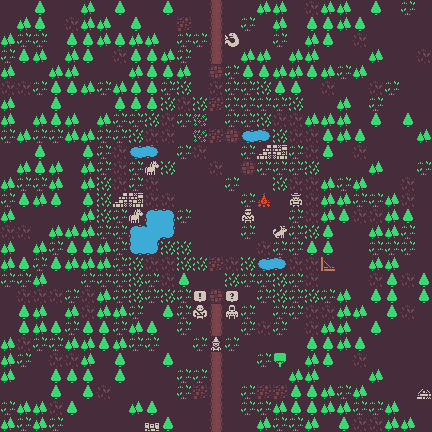

Below is a game level as drawn by its tile map, then a one-line description and the .tmx that defines it (tile-layer data replaced by summaries):
An orthogonal 27x27 tile map with 16x16 px tiles, 1 tile layer (Warstwa Kafelków 1).

<map version="1.2" tiledversion="1.2.4" orientation="orthogonal" renderorder="right-up" width="27" height="27" tilewidth="16" tileheight="16" infinite="0" nextlayerid="2" nextobjectid="1">
 <tileset firstgid="1" source="tileset_colored.tsx" />
 <layer id="1" name="Warstwa Kafelków 1" width="27" height="27">
  <data>[729 cells, 729 non-empty, 30 distinct tile ids]</data>
 </layer>
</map>
